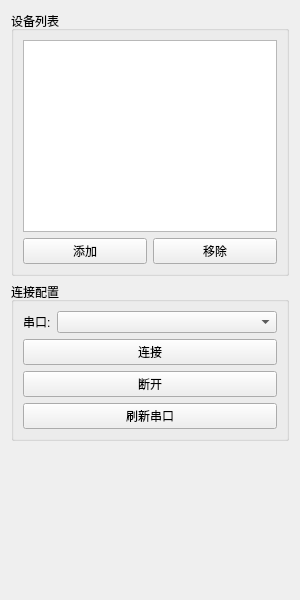
<?xml version="1.0" encoding="UTF-8"?>
<ui version="4.0">
 <class>DevicePanel</class>
 <widget class="QWidget" name="DevicePanel">
  <property name="geometry">
   <rect>
    <x>0</x>
    <y>0</y>
    <width>300</width>
    <height>600</height>
   </rect>
  </property>
  <property name="windowTitle">
   <string>设备面板</string>
  </property>
  <layout class="QVBoxLayout" name="verticalLayout">
   <item>
    <widget class="QGroupBox" name="deviceGroupBox">
     <property name="title">
      <string>设备列表</string>
     </property>
     <layout class="QVBoxLayout" name="deviceLayout">
      <item>
       <widget class="QListWidget" name="deviceListWidget"/>
      </item>
      <item>
       <layout class="QHBoxLayout" name="deviceButtonLayout">
        <item>
         <widget class="QPushButton" name="addDeviceButton">
          <property name="text">
           <string>添加</string>
          </property>
         </widget>
        </item>
        <item>
         <widget class="QPushButton" name="removeDeviceButton">
          <property name="text">
           <string>移除</string>
          </property>
         </widget>
        </item>
       </layout>
      </item>
     </layout>
    </widget>
   </item>
   <item>
    <widget class="QGroupBox" name="connectGroupBox">
     <property name="title">
      <string>连接配置</string>
     </property>
     <layout class="QVBoxLayout" name="connectLayout">
      <item>
       <layout class="QFormLayout" name="portFormLayout">
        <item row="0" column="0">
         <widget class="QLabel" name="portLabel">
          <property name="text">
           <string>串口:</string>
          </property>
         </widget>
        </item>
        <item row="0" column="1">
         <widget class="QComboBox" name="portComboBox">
          <property name="editable">
           <bool>false</bool>
          </property>
         </widget>
        </item>
       </layout>
      </item>
      <item>
       <widget class="QPushButton" name="connectButton">
        <property name="text">
         <string>连接</string>
        </property>
        <property name="icon">
         <iconset theme="network-connect"/>
        </property>
       </widget>
      </item>
      <item>
       <widget class="QPushButton" name="disconnectButton">
        <property name="text">
         <string>断开</string>
        </property>
        <property name="icon">
         <iconset theme="network-disconnect"/>
        </property>
       </widget>
      </item>
      <item>
       <widget class="QPushButton" name="refreshButton">
        <property name="text">
         <string>刷新串口</string>
        </property>
       </widget>
      </item>
     </layout>
    </widget>
   </item>
   <item>
    <spacer name="verticalSpacer">
     <property name="orientation">
      <enum>Qt::Vertical</enum>
     </property>
     <property name="sizeHint" stdset="0">
      <size>
       <width>20</width>
       <height>40</height>
      </size>
     </property>
    </spacer>
   </item>
  </layout>
 </widget>
 <resources/>
 <connections/>
</ui>
